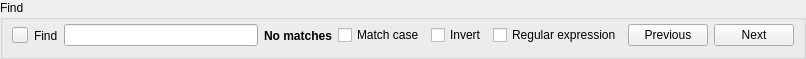
<?xml version="1.0" encoding="UTF-8"?>
<ui version="4.0">
 <class>Find</class>
 <widget class="QWidget" name="Find">
  <property name="geometry">
   <rect>
    <x>0</x>
    <y>0</y>
    <width>806</width>
    <height>56</height>
   </rect>
  </property>
  <property name="windowTitle">
   <string>Form</string>
  </property>
  <layout class="QVBoxLayout" name="verticalLayout">
   <property name="spacing">
    <number>0</number>
   </property>
   <property name="margin">
    <number>0</number>
   </property>
   <item>
    <widget class="QGroupBox" name="groupBox">
     <property name="title">
      <string>Find</string>
     </property>
     <layout class="QHBoxLayout" name="horizontalLayout">
      <property name="spacing">
       <number>6</number>
      </property>
      <property name="leftMargin">
       <number>9</number>
      </property>
      <property name="topMargin">
       <number>0</number>
      </property>
      <property name="bottomMargin">
       <number>5</number>
      </property>
      <item>
       <widget class="QPushButton" name="btnQuit">
        <property name="sizePolicy">
         <sizepolicy hsizetype="MinimumExpanding" vsizetype="Preferred">
          <horstretch>0</horstretch>
          <verstretch>0</verstretch>
         </sizepolicy>
        </property>
        <property name="maximumSize">
         <size>
          <width>16</width>
          <height>16</height>
         </size>
        </property>
        <property name="text">
         <string/>
        </property>
        <property name="icon">
         <iconset resource="resource.qrc">
          <normaloff>:/resource/16x16_ico_png/ico_close.png</normaloff>:/resource/16x16_ico_png/ico_close.png</iconset>
        </property>
        <property name="flat">
         <bool>false</bool>
        </property>
       </widget>
      </item>
      <item>
       <widget class="QLabel" name="label_4">
        <property name="minimumSize">
         <size>
          <width>0</width>
          <height>31</height>
         </size>
        </property>
        <property name="maximumSize">
         <size>
          <width>16777215</width>
          <height>31</height>
         </size>
        </property>
        <property name="text">
         <string>Find</string>
        </property>
       </widget>
      </item>
      <item>
       <widget class="QLineEdit" name="editFind"/>
      </item>
      <item>
       <widget class="QLabel" name="label">
        <property name="font">
         <font>
          <weight>75</weight>
          <bold>true</bold>
         </font>
        </property>
        <property name="text">
         <string>No matches</string>
        </property>
       </widget>
      </item>
      <item>
       <widget class="QCheckBox" name="chkMatchCase">
        <property name="text">
         <string>Match case</string>
        </property>
        <property name="checked">
         <bool>false</bool>
        </property>
       </widget>
      </item>
      <item>
       <widget class="QCheckBox" name="chkInvert">
        <property name="text">
         <string>Invert</string>
        </property>
       </widget>
      </item>
      <item>
       <widget class="QCheckBox" name="chkRegExp">
        <property name="text">
         <string>Regular expression</string>
        </property>
       </widget>
      </item>
      <item>
       <widget class="QPushButton" name="btnPrev">
        <property name="text">
         <string>Previous</string>
        </property>
        <property name="icon">
         <iconset resource="resource.qrc">
          <normaloff>:/resource/16x16_ico_png/ico_find_prev.png</normaloff>:/resource/16x16_ico_png/ico_find_prev.png</iconset>
        </property>
        <property name="flat">
         <bool>false</bool>
        </property>
       </widget>
      </item>
      <item>
       <widget class="QPushButton" name="btnNext">
        <property name="text">
         <string>Next</string>
        </property>
        <property name="icon">
         <iconset resource="resource.qrc">
          <normaloff>:/resource/16x16_ico_png/ico_find_next.png</normaloff>:/resource/16x16_ico_png/ico_find_next.png</iconset>
        </property>
        <property name="flat">
         <bool>false</bool>
        </property>
       </widget>
      </item>
     </layout>
    </widget>
   </item>
  </layout>
 </widget>
 <tabstops>
  <tabstop>btnQuit</tabstop>
  <tabstop>editFind</tabstop>
  <tabstop>chkMatchCase</tabstop>
  <tabstop>chkInvert</tabstop>
  <tabstop>chkRegExp</tabstop>
  <tabstop>btnPrev</tabstop>
  <tabstop>btnNext</tabstop>
 </tabstops>
 <resources>
  <include location="resource.qrc"/>
 </resources>
 <connections/>
</ui>
